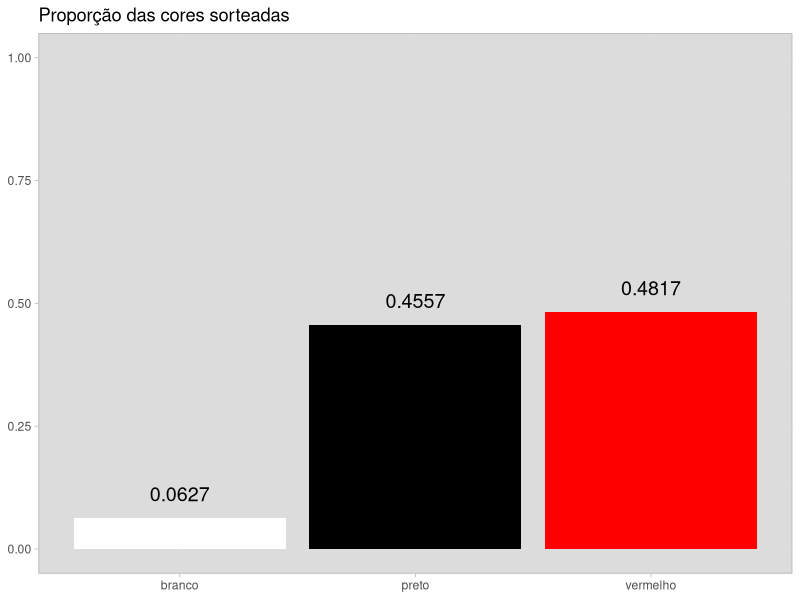
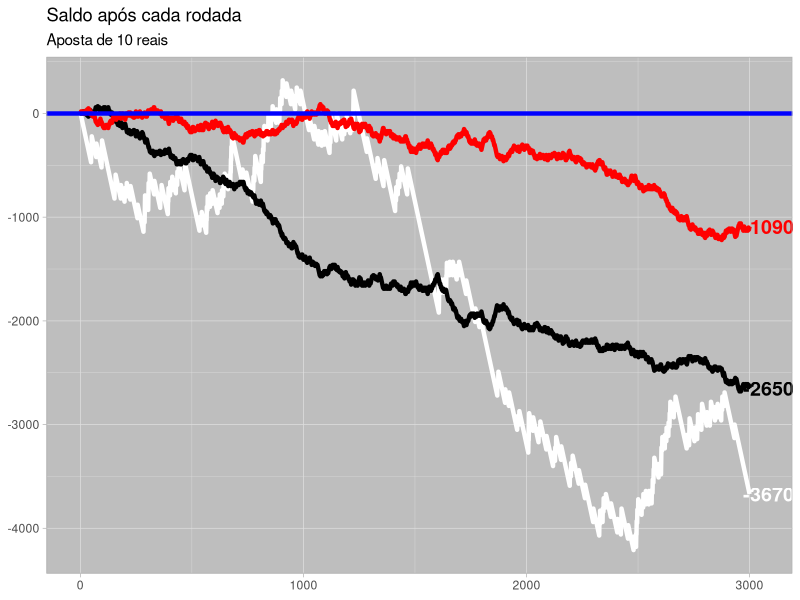

Write the R code that produced these figures, in order.
## ---- chunk 1
#| output: false

# Cria a roleta do jogo Double
double <- c(rep('v', 7), rep('p', 7), 'b')
double

# Sorteia 3.000 vezes
qtd_sorteio <- 3000
sorteio <- sample(double, qtd_sorteio, replace = TRUE)
sorteio

# Calcula a proporção para cada cor
mean(sorteio == 'v')
mean(sorteio == 'p')
mean(sorteio == 'b')

cores <- c('vermelho', 'preto', 'branco')
proporcao <- c(mean(sorteio == 'v'), mean(sorteio == 'p'), mean(sorteio == 'b'))

# Cria uma tabela com as proporções
tabela <- data.frame(cores, proporcao)
## ---- chunk 2
#| output: false

# Carrega o pacote ggplot.
library(ggplot2)

## Gera o gráfico de barras para a proporção de cada cor
ggplot(tabela, aes(x=cores, y=proporcao, fill=cores)) +
  coord_cartesian(ylim=c(0,1)) +
  geom_col() +
  scale_fill_manual(values = c("#FFFFFF", "#000000", "#FF0000"), guide = "none") +
  geom_text(aes(label=sprintf("%0.4f", proporcao)), size = 5, 
            colour = c("#000000", "#000000", "#000000"), nudge_y = 0.05) +
  labs(x = NULL, y = NULL, title = "Proporção das cores sorteadas", colours = NULL) +
  theme_light() +
  theme(panel.background=element_rect(fill = "#DCDCDC"))
## ---- chunk 3
#| output: false

valor_aposta <- 10

apostas_vermelho <- c(rep('v', qtd_sorteio))
apostas_preto <- c(rep('p', qtd_sorteio))
apostas_branco <- c(rep('b', qtd_sorteio))

resultados_vermelho <- c()
resultados_preto <- c()
resultados_branco <- c()

montante_vermelho <- 10
montante_preto <- 10
montante_branco <- 10

historico_vermelho <- c()
historico_preto <- c()
historico_branco <- c()

for(i in 1:length(sorteio)) {
  if(sorteio[i] == 'v') {
    resultados_vermelho[i] <- +(valor_aposta)
    resultados_preto[i] <- -(valor_aposta)
    resultados_branco[i] <- -(valor_aposta)
    
    montante_vermelho <- montante_vermelho + (valor_aposta)
    montante_preto <- montante_preto - (valor_aposta)
    montante_branco <- montante_branco - (valor_aposta)
  } 
  else if (sorteio[i] == 'p') {
    resultados_vermelho[i] <- -(valor_aposta)
    resultados_preto[i] <- +(valor_aposta)
    resultados_branco[i] <- -(valor_aposta)
    
    montante_vermelho <- montante_vermelho - (valor_aposta)
    montante_preto <- montante_preto + (valor_aposta)
    montante_branco <- montante_branco - (valor_aposta)
  }
  else if (sorteio[i] == 'b') {
    resultados_vermelho[i] <- -(valor_aposta)
    resultados_preto[i] <- -(valor_aposta)
    resultados_branco[i] <- +(13 * valor_aposta)
    
    montante_vermelho <- montante_vermelho - (valor_aposta)
    montante_preto <- montante_preto - (valor_aposta)
    montante_branco <- montante_branco + (13 * valor_aposta)
  }
  historico_vermelho[i] <- montante_vermelho
  historico_preto[i] <- montante_preto
  historico_branco[i] <- montante_branco
}

rodada <- seq(1:qtd_sorteio)

cria_dataframe <- function(rod, hist, cor_nome) {
  rodada <- seq(1:rod)
  historico <- hist
  cor <- cor_nome
  df <- data.frame(rodada, historico, cor)
  df
}

df_vermelho <- cria_dataframe(qtd_sorteio, historico_vermelho, 'vermelho')

df_preto <- cria_dataframe(qtd_sorteio, historico_preto, 'preto')

df_branco <-  cria_dataframe(qtd_sorteio, historico_branco, 'branco')

df_historico <- rbind(df_vermelho, df_preto, df_branco)

## ---- chunk 4
#| output: false
ggplot(df_historico, aes(x=rodada, y=historico, color=cor)) +
  geom_line(linewidth = 1.5) +
  scale_color_manual(values = c("#FFFFFF", "#000000", "#FF0000"), guide="none") +
  coord_cartesian(xlim=c(0,max(rodada)+40)) +
  geom_text(data = subset(df_historico, rodada == 3000), aes(label=historico, fontface="bold"), 
            nudge_x = 85, size = 5) +
  geom_hline(yintercept = 0, colour = "blue", linewidth = 1.5) +
  labs(x=NULL, y=NULL, title="Saldo após cada rodada", subtitle="Aposta de 10 reais") +  
  theme_light() +
  theme(panel.background=element_rect(fill = "gray"))

